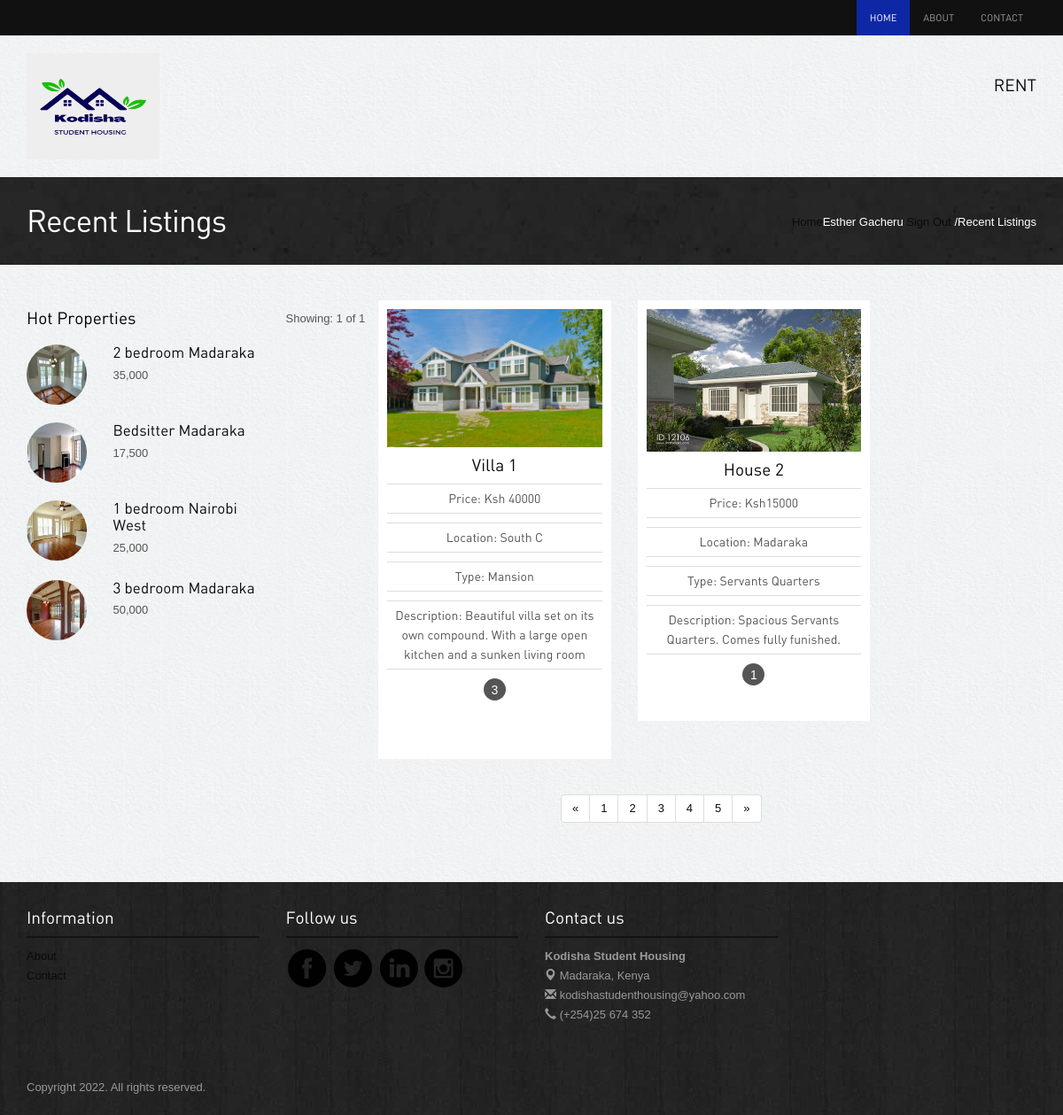
/display.php (signed in), run on the app's committed database.
### tables this page shows
CREATE TABLE `listings` (
  `id` int(11) NOT NULL,
  `clientsid` int(11) NOT NULL,
  `name` varchar(255) NOT NULL,
  `price` varchar(255) NOT NULL,
  `images` varchar(255) NOT NULL,
  `rooms` varchar(255) NOT NULL,
  `size` varchar(255) NOT NULL,
  `type` varchar(255) NOT NULL,
  `location` varchar(255) NOT NULL,
  `description` varchar(255) NOT NULL
);

### display.php (the view, shortened to what this page needs)
<?php
  include"connect.php";
$sql = " SELECT * FROM listings ";
$result = mysqli_query($conn,$sql);
?>
<?php include'header.php';?>
<div class="inside-banner">
  <div class="container">
    <span class="pull-right"><a href="index.php">Home</a><?=$_SESSION ['username'] ?> <a href="logout.php">Sign Out</a> /Recent Listings</span>
    <h2>Recent Listings</h2>
</div>
</div>
<div class="container">
<div class="properties-listing spacer">
<div class="row">
<div class="col-lg-3 col-sm-4 ">
<div class="hot-properties hidden-xs">
<h4>Hot Properties</h4>
<div class="row">
                <div class="col-lg-4 col-sm-5"><img src="images/properties/5a.jpg" class="img-responsive img-circle" alt="properties"></div>
                <div class="col-lg-8 col-sm-7">
                  <h5><a href="property-detail.php">2 bedroom Madaraka</a></h5>
                  <p class="price">35,000</p> </div>
              </div>
<div class="row">
                <div class="col-lg-4 col-sm-5"><img src="images/properties/6.jpg" class="img-responsive img-circle" alt="properties"></div>
                <div class="col-lg-8 col-sm-7">
                  <h5><a href="property-detail.php">Bedsitter Madaraka</a></h5>
                  <p class="price">17,500</p> </div>
              </div>
<div class="row">
                <div class="col-lg-4 col-sm-5"><img src="images/properties/7.jpg" class="img-responsive img-circle" alt="properties"></div>
                <div class="col-lg-8 col-sm-7">
                  <h5><a href="property-detail.php">1 bedroom Nairobi West</a></h5>
                  <p class="price">25,000</p> </div>
                  </div>
<div class="row">
                <div class="col-lg-4 col-sm-5"><img src="images/properties/8.jpg" class="img-responsive img-circle" alt="properties"></div>
                <div class="col-lg-8 col-sm-7">
                  <h5><a href="property-detail.php">3 bedroom Madaraka</a></h5>
                  <p class="price">50,000</p> </div>
              </div>
</div>
</div>
<div class="col-lg-9 col-sm-8">
<div class="sortby clearfix">
<div class="pull-left result">Showing: 1 of 1 </div>
<div class="row">
<?php
        while($rows=$result->fetch_assoc())
        {
      ?>
      <div class="col-lg-4 col-sm-6">
      <div class="properties">
        <div class="image-holder" height="5000" width="1000"><img src="<?php echo $rows['images'];?>" height="644" width="1000" class="img-responsive" alt="properties">
        </div>
        <h4><a href="property-detail.php"><?php echo $rows['name'];?></a></h4>
        <p class="price">Price: <?php echo $rows['price'];?></p>
        <p class="price">Location: <?php echo $rows['location'];?></p>
        <p class="price">Type: <?php echo $rows['type'];?></p>
        <p class="price">Description: <?php echo $rows['description'];?></p>
        <div class="listing-detail"><span data-toggle="tooltip" data-placement="bottom" data-original-title="Bed Room"><?php echo $rows['rooms'];?></span>  </div>
      </div>
      </div>
      <?php
        }
      ?>
</div>
      <div class="center">
<ul class="pagination">
          <li><a href="#">«</a></li>
          <li><a href="#">1</a></li>
          <li><a href="#">2</a></li>
          <li><a href="#">3</a></li>
          <li><a href="#">4</a></li>
          <li><a href="#">5</a></li>
          <li><a href="#">»</a></li>
        </ul>
</div>
</div>
</div>
</div>
</div>
</div>
<?php include'footer.php';?>

### assets/style.css (style rules this page uses)
body { color:#555; font:normal 13px/22px Arial; background:url(../images/bgmain.png) #eee; }
h1,h2,h3,h4,h5 { font-weight:normal; font-family: din;margin: 0;padding: 0;color: #000 }
h2 { font-size: 35px; letter-spacing: -1px;margin-bottom: 20px; }
h4 { margin: 10px 0; font-size: 19px; }
h5 { margin: 0 0 5px 0; font-size: 17px; }
p { margin-bottom: 30px; }
a { color:#0b0b0b; text-decoration:none;outline: none; }
.spacer { margin-top: 40px;margin-bottom:40px; }
.center { text-align: center; }
.properties-listing div.properties { padding: 10px; background-color: #fff;text-align: center; margin-bottom: 20px; }
.properties-listing div.properties .image-holder { position: relative; }
.properties-listing div.properties p { margin-bottom: 10px; font-size: 14px;border-top: 1px solid #ddd;border-bottom: 1px solid #ddd;padding: 5px 0;font-family: din; }
.listing-detail { margin-bottom: 30px; }
.listing-detail span { color: #fff; width: 25px; height: 25px; background-color: #555;display: inline-block;border-radius:25px; text-align: center;line-height: 26px; font-size: 14px;cursor: crosshair; }
.inside-banner { background:url(../images/bginside.jpg) #222;color: #fff; padding: 30px 0; }
.inside-banner h2 { margin: 0; color: #fff; }
.inside-banner span { margin-top: 10px; }
.hot-properties { margin-bottom: 50px; }
.hot-properties img { width: 68px; height: 68px; }
.hot-properties h4 { margin-bottom: 20px; }
.hot-properties .row { margin-bottom: 20px; }
.hot-properties .row p { margin-bottom: 5px; }
.sortby .result { margin-top: 10px; }

### data on the page
listings: images (picture), name "Villa 1", price "Ksh 40000", location "South C", type "Mansion", description "Beautiful villa set on its own compound. With a large open kitchen and a sunken living room", rooms "3 Bedrooms"
listings: images (picture), name "House 2", price "Ksh15000", location "Madaraka", type "Servants Quarters", description "Spacious Servants Quarters. Comes fully funished.", rooms "1"

### other printed values
$_SESSION ['username'] "Esther Gacheru"
